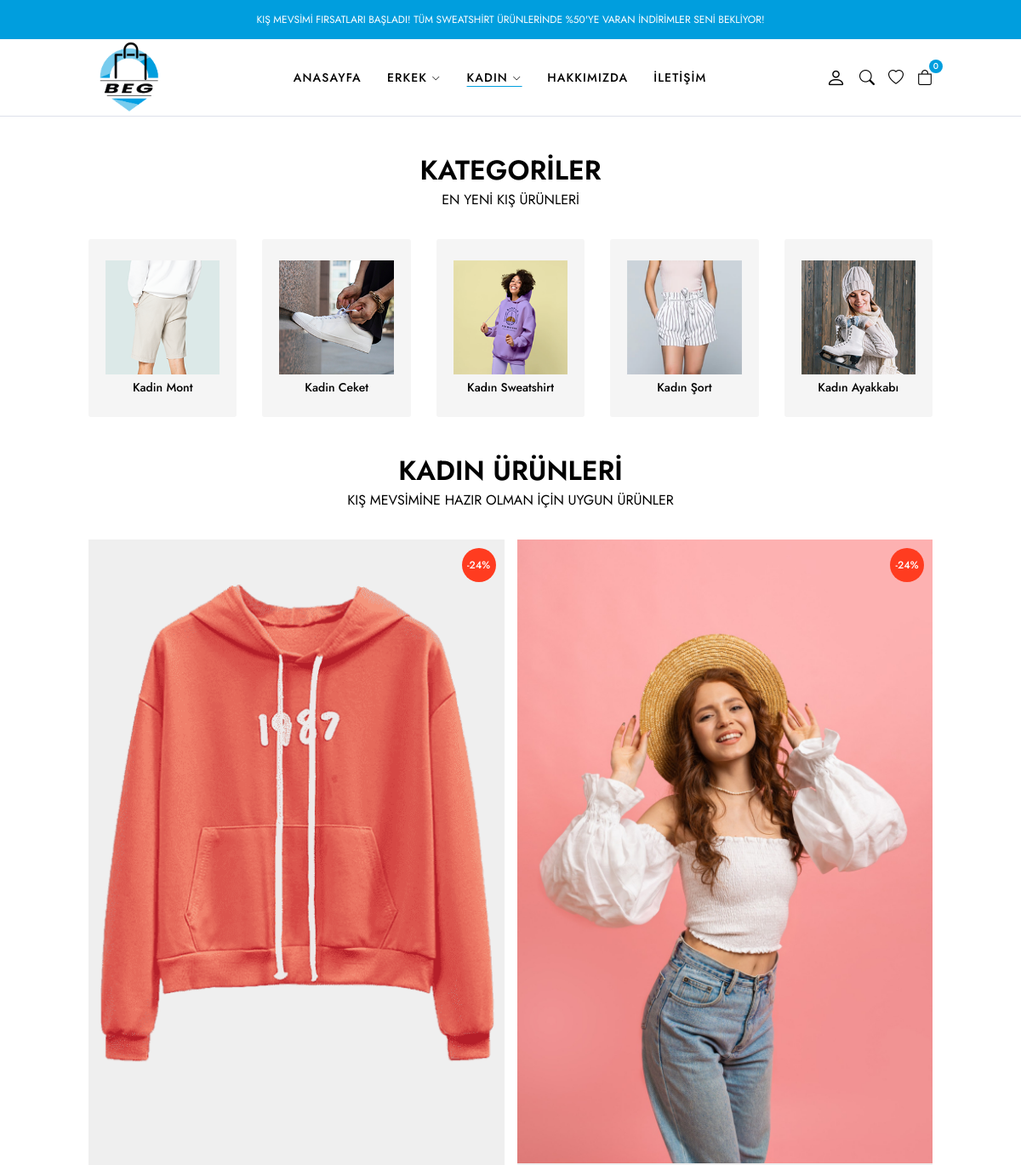
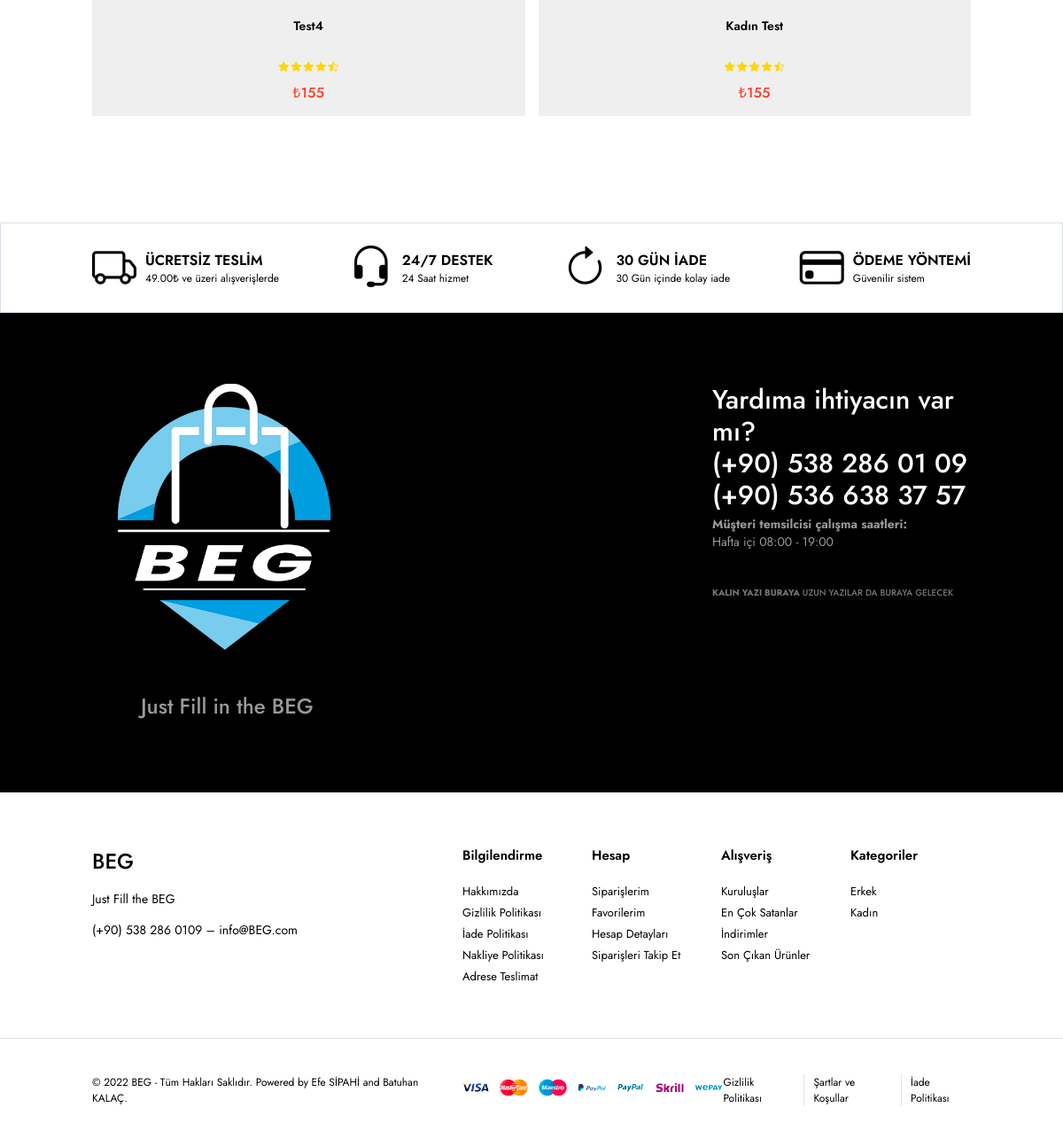
/PROJE/kadin.php, run on the app's committed database (2 pictures, top to bottom).
### tables this page shows
CREATE TABLE IF NOT EXISTS `urunler` (
  `id` int NOT NULL AUTO_INCREMENT,
  `urunid` int DEFAULT NULL,
  `baslik` varchar(250) NOT NULL,
  `kategori` int NOT NULL,
  `aciklama` text NOT NULL,
  `fiyat` text NOT NULL,
  `renk` text NOT NULL,
  `beden` text NOT NULL,
  `eklenmetarihi` timestamp NOT NULL DEFAULT CURRENT_TIMESTAMP,
  PRIMARY KEY (`id`) USING BTREE
);

CREATE TABLE IF NOT EXISTS `urunresimler` (
  `resimid` int NOT NULL AUTO_INCREMENT,
  `urun_id` varchar(250) NOT NULL,
  `resim` varchar(250) NOT NULL,
  PRIMARY KEY (`resimid`) USING BTREE
);

### PROJE/kadin.php (the view, shortened to what this page needs)
<?php
include 'yonetim/baglanti.php';
?>
<!DOCTYPE html>
<html lang="en">
  <head>
    <link rel="stylesheet" href="https://cdnjs.cloudflare.com/ajax/libs/Glide.js/3.6.0/css/glide.core.min.css">
    <link
      rel="stylesheet"
      href="https://cdn.jsdelivr.net/npm/bootstrap-icons@1.9.1/font/bootstrap-icons.css"
    />
    <link rel="stylesheet" href="css/main.css" />
  </head>
  <body>
    <header>
      <div class="reklam">
        <div class="container">
          <p>
            KIŞ MEVSİMİ FIRSATLARI BAŞLADI! TÜM SWEATSHİRT ÜRÜNLERİNDE %50'YE
            VARAN İNDİRİMLER SENİ BEKLİYOR!
          </p>
        </div>
      </div>
      <div class="header-row">
        <div class="container">
          <div class="header-wrapper">
            <div class="header-sol">
              <a href="index.php" class="logo">
                <img src="img/beglogoust.png" style="width:100px; height:100px; margin-top:7px;">
              </a>
            </div>
            <div class="header-orta" id="sidebar">
              <nav class="navigation">
                <ul class="menu-list">
                  <li class="menu-list-item">
                    <a href="index.php" class="menu-link">ANASAYFA</a>
                  </li>
                  <li class="menu-list-item">
                    <a href="erkek.php" class="menu-link"
                      >ERKEK <i class="bi bi-chevron-down"></i
                    ></a>
                  </li>
                  <li class="menu-list-item">
                    <a href="kadin.php" class="menu-link active"
                      >KADIN <i class="bi bi-chevron-down"></i
                    ></a>
                  </li>
                  <li class="menu-list-item">
                    <a href="hakkimizda.php" class="menu-link">HAKKIMIZDA</a>
                  </li>
                  <li class="menu-list-item">
                    <a href="iletisim.php" class="menu-link">İLETİŞİM </a>
                  </li>
                </ul>
              </nav>
            </div>
            <div class="header-sag">
              <div class="header-sag-butonlar">
                <a href="login.php" class="header-account">
                  <i class="bi bi-person"></i>
                </a>
                <button class="search-button">
                  <i class="bi bi-search"></i>
                </button>
                <a href="#">
                  <i class="bi bi-heart"></i>
                </a>
                <div class="header-cart">
                  <a href="sepet.html" class="header-cart-link">
                    <i class="bi bi-bag"></i>
                    <span class="header-cart-count">0</span>
                  </a>
                </div>
              </div>
            </div>
          </div>
        </div>
      </div>
    </header>
    <section class="categories">
      <div class="container">
        <div class="section-title">
          <h2>KATEGORİLER</h2>
          <p>EN YENİ KIŞ ÜRÜNLERİ</p>
        </div>
        <ul class="category-list">
          <li class="category-item">
            <a href="#">
              <img
                src="img/categories/erkeksort.png"
                class="category-image"
                alt=""
              />
              <span class="category-title">Kadin Mont</span>
            </a>
          </li>
          <li class="category-item">
            <a href="#">
              <img
                src="img/categories/erkekayakkabi.png"
                class="category-image"
                alt=""
              />
              <span class="category-title">Kadin Ceket</span>
            </a>
          </li>
          <li class="category-item">
            <a href="#">
              <img
                src="img/categories/kadinsweat.png"
                class="category-image"
                alt=""
              />
              <span class="category-title">Kadın Sweatshirt</span>
            </a>
          </li>
          <li class="category-item">
            <a href="#">
              <img
                src="img/categories/kadinsort.png"
                class="category-image"
                alt=""
              />
              <span class="category-title">Kadın Şort</span>
            </a>
          </li>
          <li class="category-item">
            <a href="#">
              <img
                src="img/categories/kadinayakkabi.png"
                class="category-image"
                alt=""
              />
              <span class="category-title">Kadın Ayakkabı</span>
            </a>
          </li>
        </ul>
      </div>
    </section>
    <section class="products">
      <div class="container">
        <div class="section-title">
          <h2>KADIN ÜRÜNLERİ</h2>
          <p>KIŞ MEVSİMİNE HAZIR OLMAN İÇİN UYGUN ÜRÜNLER</p>
        </div>
        <div class="products-wrapper">
          <ul class="product-list">
          <?php
              $urunsor=$db->prepare("SELECT * FROM urunler ORDER BY id DESC LIMIT 12");
              $urunsor->execute();
              while ($uruncek=$urunsor->fetch(PDO::FETCH_ASSOC)) { ?>
              <?php
              $urun_id=$uruncek['urunid'];
              $urunfotosor=$db->prepare("SELECT * FROM urunresimler INNER JOIN urunler ON urunresimler.urun_id = urunler.urunid WHERE kategori=0 AND urun_id=:id LIMIT 1");
              $urunfotosor->execute(array(
              'id'=>$urun_id
              ));
              $row=$urunfotosor->fetch(PDO::FETCH_ASSOC);
              if($row>0) {
              ?><li class="product-item">
              <div class="product-image">
                <a href="detay.php?id=<?php echo $row["id"]; ?>">
                  <?php
                  echo "<img src=yonetim/resimler/".$row["resim"]." class='img1'>
                  <img src=yonetim/resimler/".$row["resim"]." class='img2'>";
                  ?>
                </a>
              </div>
              <div class="product-info">
                <a href="#" class="product-title"><?php echo $row["baslik"]; ?></a>
                <ul class="product-star">
                  <li>
                    <i class="bi bi-star-fill"></i>
                  </li>
                  <li>
                    <i class="bi bi-star-fill"></i>
                  </li>
                  <li>
                    <i class="bi bi-star-fill"></i>
                  </li>
                  <li>
                    <i class="bi bi-star-fill"></i>
                  </li>
                  <li>
                    <i class="bi bi-star-half"></i>
                  </li>
                </ul>
                <div class="product-prices">
                  <strong class="yeni-fiyat">₺<?php echo $row["fiyat"]; ?></strong>
                </div>
                <span class="product-discount">-24%</span>
              </div>
            </li>
            <?php }
            else{
              echo "";
            } } ?>
          </ul>
        </div>
      </div>
    </section>
    <section class="policy">
        <div class="container">
            <ul class="policy-list">
                <li class="policy-item">
                    <i class="bi bi-truck"></i>
                    <div class="policy-text">
                        <strong>ÜCRETSİZ TESLİM</strong>
                        <span>49.00₺ ve üzeri alışverişlerde</span>
                    </div>
                </li>
                <li class="policy-item">
                    <i class="bi bi-headset"></i>
                    <div class="policy-text">
                        <strong>24/7 DESTEK</strong>
                        <span>24 Saat hizmet</span>
                    </div>
                </li>
                <li class="policy-item">
                    <i class="bi bi-arrow-clockwise"></i>
                    <div class="policy-text">
                        <strong>30 GÜN İADE</strong>
                        <span>30 Gün içinde kolay iade</span>
                    </div>
                </li>
                <li class="policy-item">
                    <i class="bi bi-credit-card"></i>
                    <div class="policy-text">
                        <strong>ÖDEME YÖNTEMİ</strong>
                        <span>Güvenilir sistem</span>
                    </div>
                </li>
            </ul>
        </div>
    </section>
<footer class="footer">
    <div class="left-row">
        <div class="container">
            <div class="footer-row-wrapper">
                <div class="footer-left-wrapper">
                    <div class="footer-left">
                        <div class="footer-left-top">
                          <img src="img/beglogoalt.png" alt="Batuhan Efe Group" >
                        </div>
                    </div>
                    <div class="footer-left-bottom">
                      <p class="left-desc">Just Fill in the BEG</p>
                    </div>
                </div>
                <div class="footer-contact-wrapper">
                    <div class="footer-contact-top">
                        <h3 class="contact-title">
                            Yardıma ihtiyacın var mı? <br>
                            (+90) 538 286 01 09 <br>
                            (+90) 536 638 37 57
                        </h3>
                        <p class="contact-desc">
                            <strong>Müşteri temsilcisi çalışma saatleri:</strong>
                             <br>
                            Hafta içi 08:00 - 19:00
                        </p>
                    </div>
                    <div class="footer-contact-bottom">
                        <p class="privacy-text">
                            <strong>KALIN YAZI BURAYA</strong> UZUN YAZILAR DA BURAYA GELECEK
                        </p>
                    </div>
                </div>
            </div>
        </div>
    </div>
    <div class="widgets-row">
        <div class="container">
            <div class="footer-widgets">
              <div class="brand-info">
                <div class="footer-logo">
                  <a href="index.html" class="logo">BEG</a>
                </div>
                <div class="footer-desc">
                  <p> Just Fill the BEG</p>
                </div>
                <div class="footer-contact">
                  <p>
                    <a href="tel:555 555 55 55">(+90) 538 286 0109</a> – <a
                      href="mailto:info@BEG.com">info@BEG.com</a>
                  </p>
                </div>
              </div>
              <div class="widget-nav-menu">
                <h4>Bilgilendirme</h4>
                <ul class="menu-list">
                  <li>
                    <a href="#">Hakkımızda</a>
                  </li>
                  <li>
                    <a href="#">Gizlilik Politikası</a>
                  </li>
                  <li>
                    <a href="#">İade Politikası</a>
                  </li>
                  <li>
                    <a href="#">Nakliye Politikası</a>
                  </li>
                  <li>
                    <a href="#">Adrese Teslimat</a>
                  </li>
                </ul>
              </div>
              <div class="widget-nav-menu">
                <h4>Hesap</h4>
                <ul class="menu-list">
                  <li>
                    <a href="#">Siparişlerim</a>
                  </li>
                  <li>
                    <a href="#">Favorilerim</a>
                  </li>
                  <li>
                    <a href="#">Hesap Detayları</a>
                  </li>
                  <li>
                    <a href="#">Siparişleri Takip Et</a>
                  </li>
                </ul>
              </div>
              <div class="widget-nav-menu">
                <h4>Alışveriş</h4>
                <ul class="menu-list">
                  <li>
                    <a href="#">Kuruluşlar</a>
                  </li>
                  <li>
                    <a href="#">En Çok Satanlar</a>
                  </li>
                  <li>
                    <a href="#">İndirimler</a>
                  </li>
                  <li>
                    <a href="#">Son Çıkan Ürünler</a>
                  </li>
                </ul>
              </div>
              <div class="widget-nav-menu">
                <h4>Kategoriler</h4>
                <ul class="menu-list">
                  <li>
                    <a href="erkek.html">Erkek</a>
                  </li>
                  <li>
                    <a href="kadin.html">Kadın</a>
                  </li>
                </ul>
              </div>
            </div>
          </div>
    </div>
    <div class="copyright-row">
        <div class="container">
            <div class="footer-copyright">
              <div class="site-copyright">
                <p>
                    © 2022 BEG - Tüm Hakları Saklıdır. Powered by Efe SİPAHİ and Batuhan KALAÇ.
                </p>
              </div>
              <a href="#">
                <img src="img/markalar/cards.png" alt="">
              </a>
              <div class="footer-menu">
                <ul class="footer-menu-list">
                  <li class="list-item">
                    <a href="#">Gizlilik Politikası</a>
                  </li>
                  <li class="list-item">
                    <a href="#">Şartlar ve Koşullar</a>
                  </li>
                  <li class="list-item">
                    <a href="#">İade Politikası</a>
                  </li>
                </ul>
              </div>
            </div>
          </div>
    </div>
</footer>
  </body>
</html>

### data on the page
urunler: urunresimler.resim (picture), baslik "Test4", fiyat "155"
urunler: urunresimler.resim (picture), baslik "Kadın Test", fiyat "155"
